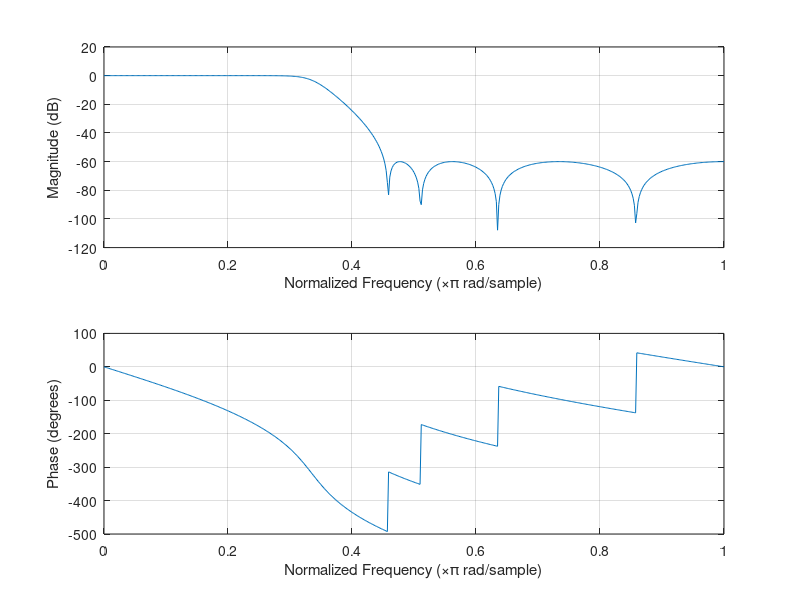
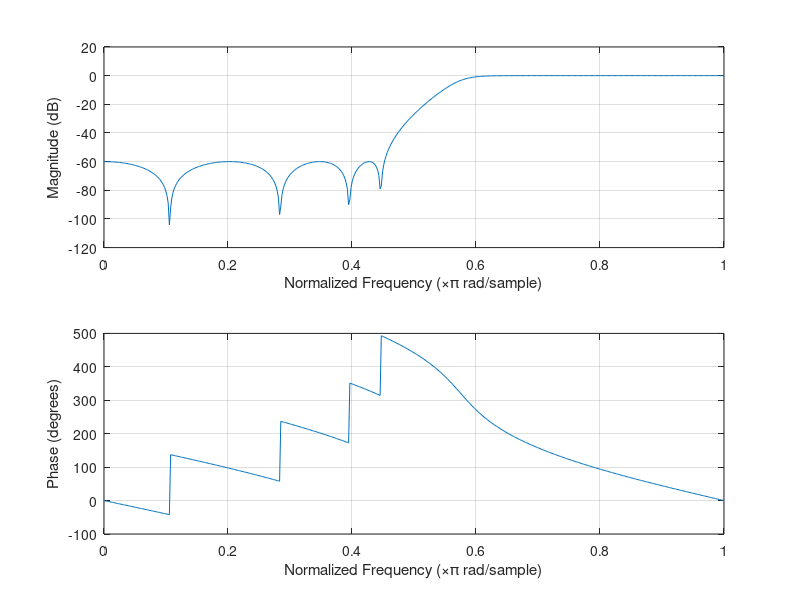
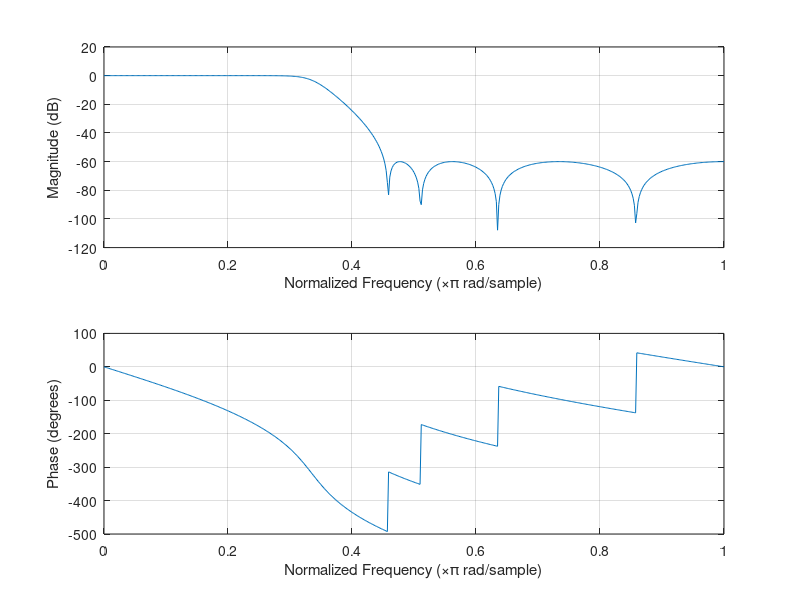
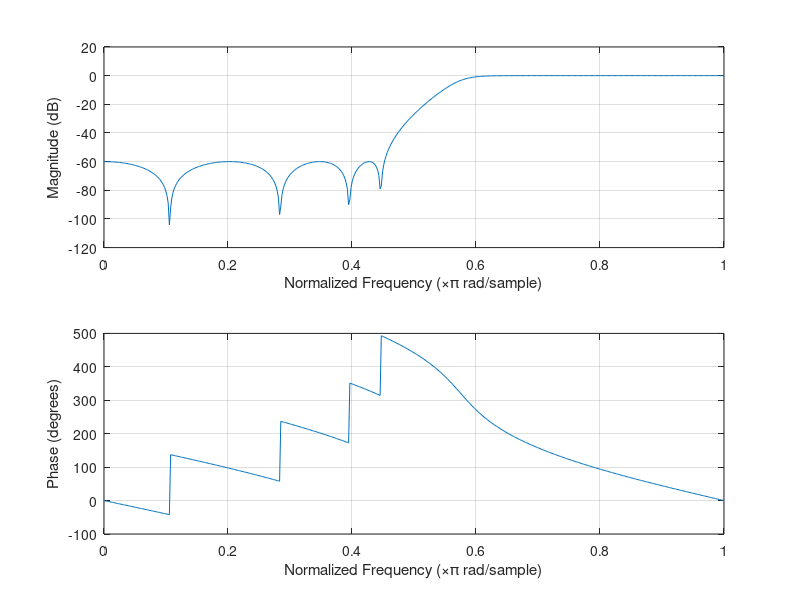

Source code (MATLAB) for these figures, in order:
clc;
clear all;
close all;
fp=475; # pass band frequency
fs=700; # sampling frequency
Fs=3000; #stop band frequency
f1=400;
f2=700;
rp=1; # Passband ripple, in decibels
rs=60; # Stopband attenuation, in decibels
wp=2*fp/Fs; # Passband corner frequency 
ws=2*fs/Fs; # Stopband corner frequency
w1=2*f1/Fs; # window
w2=2*f2/Fs;
w=[w1 w2];
[N,wc]=cheb2ord(wp,ws,rp,rs); #order and cutoff frequency
display(N)
display(wc)
Rs=60
[b1,a1]=cheby2(N,Rs,wc,'low'); #Transfer function coefficient
[b2,a2]=cheby2(N,Rs,wc,'high');
[b3,a3]=cheby2(N,Rs,wc);
[b4,a4]=cheby2(N,Rs,wc,'stop');
freqz(b1,a1);
figure;
freqz(b2,a2);
figure;
freqz(b3,a3);
figure;
freqz(b4,a4);
figure;

n=0:1:249;
T=1/Fs;
x=sin(2*pi*500*n*T);
rn=randn(1,250);
noise=sqrt(0.1)*rn;
xnoise=x+noise;
ylow=filter(b1,a1,xnoise);
yhigh=filter(b2,a2,xnoise);
ybandpass=filter(b3,a3,xnoise);
ybandreject=filter(b4,a4,xnoise);

subplot(2,1,1);
plot(n,x);
subplot(2,1,2);
plot(n,xnoise);
figure;

subplot(4,1,1);
plot(n,ylow);
subplot(4,1,2);
plot(n,yhigh);
subplot(4,1,3);
plot(n,ybandpass);
subplot(4,1,4);
plot(n,ybandreject);
figure;
 
 
f=(n*Fs)/250;
g1=abs(fft(x));
g2=abs(fft(xnoise));
subplot(2,1,1);
plot(f,g1);
subplot(2,1,2);
plot(f,g2);
figure;

h1=abs(fft(ylow));
h2=abs(fft(yhigh));
h3=abs(fft(ybandpass));
h4=abs(fft(ybandreject));
subplot(4,1,1);
plot(f,h1);
title('Low Pass Filter');
subplot(4,1,2);
plot(f,h2);
title('High Pass Filter');
subplot(4,1,3);
plot(f,h3);
title('Band Pass Filter');
subplot(4,1,4);
plot(f,h4);
title('Band Reject Filter');